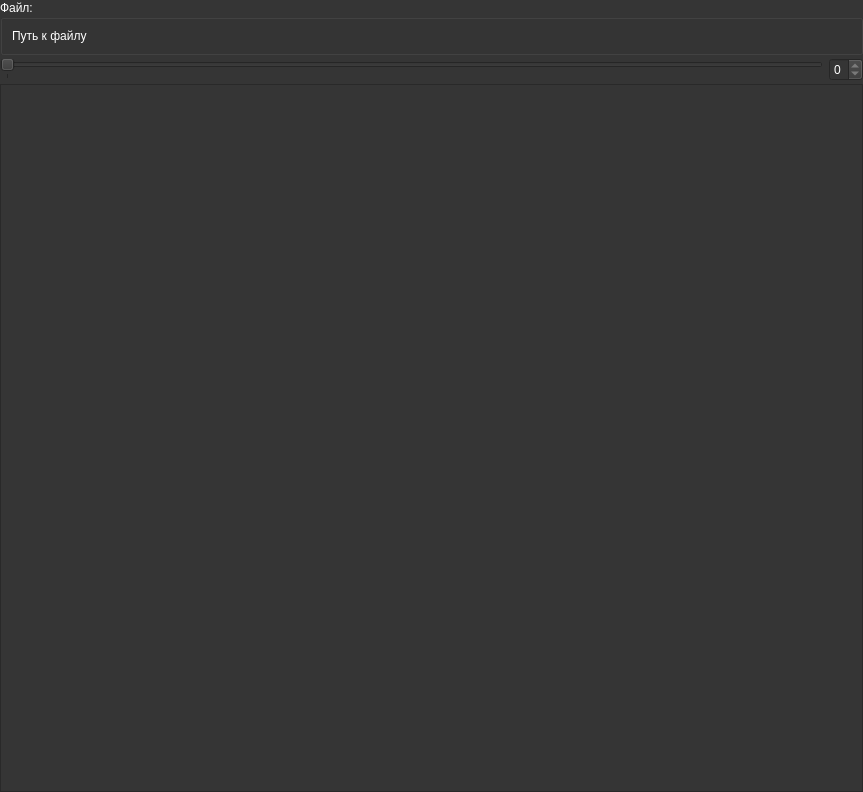
<?xml version="1.0" encoding="UTF-8"?>
<ui version="4.0">
 <class>SliceMetadata</class>
 <widget class="QWidget" name="SliceMetadata">
  <property name="geometry">
   <rect>
    <x>0</x>
    <y>0</y>
    <width>863</width>
    <height>792</height>
   </rect>
  </property>
  <property name="palette">
   <palette>
    <active>
     <colorrole role="WindowText">
      <brush brushstyle="SolidPattern">
       <color alpha="255">
        <red>255</red>
        <green>255</green>
        <blue>255</blue>
       </color>
      </brush>
     </colorrole>
     <colorrole role="Button">
      <brush brushstyle="SolidPattern">
       <color alpha="255">
        <red>53</red>
        <green>53</green>
        <blue>53</blue>
       </color>
      </brush>
     </colorrole>
     <colorrole role="Light">
      <brush brushstyle="SolidPattern">
       <color alpha="255">
        <red>53</red>
        <green>53</green>
        <blue>53</blue>
       </color>
      </brush>
     </colorrole>
     <colorrole role="Midlight">
      <brush brushstyle="SolidPattern">
       <color alpha="255">
        <red>53</red>
        <green>53</green>
        <blue>53</blue>
       </color>
      </brush>
     </colorrole>
     <colorrole role="Dark">
      <brush brushstyle="SolidPattern">
       <color alpha="255">
        <red>98</red>
        <green>98</green>
        <blue>98</blue>
       </color>
      </brush>
     </colorrole>
     <colorrole role="Mid">
      <brush brushstyle="SolidPattern">
       <color alpha="255">
        <red>154</red>
        <green>154</green>
        <blue>154</blue>
       </color>
      </brush>
     </colorrole>
     <colorrole role="Text">
      <brush brushstyle="SolidPattern">
       <color alpha="255">
        <red>255</red>
        <green>255</green>
        <blue>255</blue>
       </color>
      </brush>
     </colorrole>
     <colorrole role="BrightText">
      <brush brushstyle="SolidPattern">
       <color alpha="255">
        <red>255</red>
        <green>255</green>
        <blue>255</blue>
       </color>
      </brush>
     </colorrole>
     <colorrole role="ButtonText">
      <brush brushstyle="SolidPattern">
       <color alpha="255">
        <red>255</red>
        <green>255</green>
        <blue>255</blue>
       </color>
      </brush>
     </colorrole>
     <colorrole role="Base">
      <brush brushstyle="SolidPattern">
       <color alpha="255">
        <red>53</red>
        <green>53</green>
        <blue>53</blue>
       </color>
      </brush>
     </colorrole>
     <colorrole role="Window">
      <brush brushstyle="SolidPattern">
       <color alpha="255">
        <red>53</red>
        <green>53</green>
        <blue>53</blue>
       </color>
      </brush>
     </colorrole>
     <colorrole role="Shadow">
      <brush brushstyle="SolidPattern">
       <color alpha="255">
        <red>53</red>
        <green>53</green>
        <blue>53</blue>
       </color>
      </brush>
     </colorrole>
     <colorrole role="Highlight">
      <brush brushstyle="SolidPattern">
       <color alpha="255">
        <red>98</red>
        <green>98</green>
        <blue>98</blue>
       </color>
      </brush>
     </colorrole>
     <colorrole role="HighlightedText">
      <brush brushstyle="SolidPattern">
       <color alpha="255">
        <red>255</red>
        <green>255</green>
        <blue>255</blue>
       </color>
      </brush>
     </colorrole>
     <colorrole role="Link">
      <brush brushstyle="SolidPattern">
       <color alpha="255">
        <red>53</red>
        <green>53</green>
        <blue>53</blue>
       </color>
      </brush>
     </colorrole>
     <colorrole role="LinkVisited">
      <brush brushstyle="SolidPattern">
       <color alpha="255">
        <red>53</red>
        <green>53</green>
        <blue>53</blue>
       </color>
      </brush>
     </colorrole>
     <colorrole role="AlternateBase">
      <brush brushstyle="SolidPattern">
       <color alpha="255">
        <red>53</red>
        <green>53</green>
        <blue>53</blue>
       </color>
      </brush>
     </colorrole>
     <colorrole role="ToolTipBase">
      <brush brushstyle="SolidPattern">
       <color alpha="255">
        <red>255</red>
        <green>255</green>
        <blue>255</blue>
       </color>
      </brush>
     </colorrole>
     <colorrole role="ToolTipText">
      <brush brushstyle="SolidPattern">
       <color alpha="255">
        <red>255</red>
        <green>255</green>
        <blue>255</blue>
       </color>
      </brush>
     </colorrole>
     <colorrole role="PlaceholderText">
      <brush brushstyle="SolidPattern">
       <color alpha="128">
        <red>98</red>
        <green>98</green>
        <blue>98</blue>
       </color>
      </brush>
     </colorrole>
    </active>
    <inactive>
     <colorrole role="WindowText">
      <brush brushstyle="SolidPattern">
       <color alpha="255">
        <red>255</red>
        <green>255</green>
        <blue>255</blue>
       </color>
      </brush>
     </colorrole>
     <colorrole role="Button">
      <brush brushstyle="SolidPattern">
       <color alpha="255">
        <red>53</red>
        <green>53</green>
        <blue>53</blue>
       </color>
      </brush>
     </colorrole>
     <colorrole role="Light">
      <brush brushstyle="SolidPattern">
       <color alpha="255">
        <red>53</red>
        <green>53</green>
        <blue>53</blue>
       </color>
      </brush>
     </colorrole>
     <colorrole role="Midlight">
      <brush brushstyle="SolidPattern">
       <color alpha="255">
        <red>53</red>
        <green>53</green>
        <blue>53</blue>
       </color>
      </brush>
     </colorrole>
     <colorrole role="Dark">
      <brush brushstyle="SolidPattern">
       <color alpha="255">
        <red>98</red>
        <green>98</green>
        <blue>98</blue>
       </color>
      </brush>
     </colorrole>
     <colorrole role="Mid">
      <brush brushstyle="SolidPattern">
       <color alpha="255">
        <red>154</red>
        <green>154</green>
        <blue>154</blue>
       </color>
      </brush>
     </colorrole>
     <colorrole role="Text">
      <brush brushstyle="SolidPattern">
       <color alpha="255">
        <red>255</red>
        <green>255</green>
        <blue>255</blue>
       </color>
      </brush>
     </colorrole>
     <colorrole role="BrightText">
      <brush brushstyle="SolidPattern">
       <color alpha="255">
        <red>255</red>
        <green>255</green>
        <blue>255</blue>
       </color>
      </brush>
     </colorrole>
     <colorrole role="ButtonText">
      <brush brushstyle="SolidPattern">
       <color alpha="255">
        <red>255</red>
        <green>255</green>
        <blue>255</blue>
       </color>
      </brush>
     </colorrole>
     <colorrole role="Base">
      <brush brushstyle="SolidPattern">
       <color alpha="255">
        <red>53</red>
        <green>53</green>
        <blue>53</blue>
       </color>
      </brush>
     </colorrole>
     <colorrole role="Window">
      <brush brushstyle="SolidPattern">
       <color alpha="255">
        <red>53</red>
        <green>53</green>
        <blue>53</blue>
       </color>
      </brush>
     </colorrole>
     <colorrole role="Shadow">
      <brush brushstyle="SolidPattern">
       <color alpha="255">
        <red>53</red>
        <green>53</green>
        <blue>53</blue>
       </color>
      </brush>
     </colorrole>
     <colorrole role="Highlight">
      <brush brushstyle="SolidPattern">
       <color alpha="255">
        <red>98</red>
        <green>98</green>
        <blue>98</blue>
       </color>
      </brush>
     </colorrole>
     <colorrole role="HighlightedText">
      <brush brushstyle="SolidPattern">
       <color alpha="255">
        <red>255</red>
        <green>255</green>
        <blue>255</blue>
       </color>
      </brush>
     </colorrole>
     <colorrole role="Link">
      <brush brushstyle="SolidPattern">
       <color alpha="255">
        <red>53</red>
        <green>53</green>
        <blue>53</blue>
       </color>
      </brush>
     </colorrole>
     <colorrole role="LinkVisited">
      <brush brushstyle="SolidPattern">
       <color alpha="255">
        <red>53</red>
        <green>53</green>
        <blue>53</blue>
       </color>
      </brush>
     </colorrole>
     <colorrole role="AlternateBase">
      <brush brushstyle="SolidPattern">
       <color alpha="255">
        <red>53</red>
        <green>53</green>
        <blue>53</blue>
       </color>
      </brush>
     </colorrole>
     <colorrole role="ToolTipBase">
      <brush brushstyle="SolidPattern">
       <color alpha="255">
        <red>255</red>
        <green>255</green>
        <blue>255</blue>
       </color>
      </brush>
     </colorrole>
     <colorrole role="ToolTipText">
      <brush brushstyle="SolidPattern">
       <color alpha="255">
        <red>255</red>
        <green>255</green>
        <blue>255</blue>
       </color>
      </brush>
     </colorrole>
     <colorrole role="PlaceholderText">
      <brush brushstyle="SolidPattern">
       <color alpha="128">
        <red>98</red>
        <green>98</green>
        <blue>98</blue>
       </color>
      </brush>
     </colorrole>
    </inactive>
    <disabled>
     <colorrole role="WindowText">
      <brush brushstyle="SolidPattern">
       <color alpha="255">
        <red>255</red>
        <green>255</green>
        <blue>255</blue>
       </color>
      </brush>
     </colorrole>
     <colorrole role="Button">
      <brush brushstyle="SolidPattern">
       <color alpha="255">
        <red>53</red>
        <green>53</green>
        <blue>53</blue>
       </color>
      </brush>
     </colorrole>
     <colorrole role="Light">
      <brush brushstyle="SolidPattern">
       <color alpha="255">
        <red>53</red>
        <green>53</green>
        <blue>53</blue>
       </color>
      </brush>
     </colorrole>
     <colorrole role="Midlight">
      <brush brushstyle="SolidPattern">
       <color alpha="255">
        <red>53</red>
        <green>53</green>
        <blue>53</blue>
       </color>
      </brush>
     </colorrole>
     <colorrole role="Dark">
      <brush brushstyle="SolidPattern">
       <color alpha="255">
        <red>98</red>
        <green>98</green>
        <blue>98</blue>
       </color>
      </brush>
     </colorrole>
     <colorrole role="Mid">
      <brush brushstyle="SolidPattern">
       <color alpha="255">
        <red>154</red>
        <green>154</green>
        <blue>154</blue>
       </color>
      </brush>
     </colorrole>
     <colorrole role="Text">
      <brush brushstyle="SolidPattern">
       <color alpha="255">
        <red>255</red>
        <green>255</green>
        <blue>255</blue>
       </color>
      </brush>
     </colorrole>
     <colorrole role="BrightText">
      <brush brushstyle="SolidPattern">
       <color alpha="255">
        <red>255</red>
        <green>255</green>
        <blue>255</blue>
       </color>
      </brush>
     </colorrole>
     <colorrole role="ButtonText">
      <brush brushstyle="SolidPattern">
       <color alpha="255">
        <red>255</red>
        <green>255</green>
        <blue>255</blue>
       </color>
      </brush>
     </colorrole>
     <colorrole role="Base">
      <brush brushstyle="SolidPattern">
       <color alpha="255">
        <red>53</red>
        <green>53</green>
        <blue>53</blue>
       </color>
      </brush>
     </colorrole>
     <colorrole role="Window">
      <brush brushstyle="SolidPattern">
       <color alpha="255">
        <red>53</red>
        <green>53</green>
        <blue>53</blue>
       </color>
      </brush>
     </colorrole>
     <colorrole role="Shadow">
      <brush brushstyle="SolidPattern">
       <color alpha="255">
        <red>53</red>
        <green>53</green>
        <blue>53</blue>
       </color>
      </brush>
     </colorrole>
     <colorrole role="Highlight">
      <brush brushstyle="SolidPattern">
       <color alpha="255">
        <red>98</red>
        <green>98</green>
        <blue>98</blue>
       </color>
      </brush>
     </colorrole>
     <colorrole role="HighlightedText">
      <brush brushstyle="SolidPattern">
       <color alpha="255">
        <red>255</red>
        <green>255</green>
        <blue>255</blue>
       </color>
      </brush>
     </colorrole>
     <colorrole role="Link">
      <brush brushstyle="SolidPattern">
       <color alpha="255">
        <red>53</red>
        <green>53</green>
        <blue>53</blue>
       </color>
      </brush>
     </colorrole>
     <colorrole role="LinkVisited">
      <brush brushstyle="SolidPattern">
       <color alpha="255">
        <red>53</red>
        <green>53</green>
        <blue>53</blue>
       </color>
      </brush>
     </colorrole>
     <colorrole role="AlternateBase">
      <brush brushstyle="SolidPattern">
       <color alpha="255">
        <red>53</red>
        <green>53</green>
        <blue>53</blue>
       </color>
      </brush>
     </colorrole>
     <colorrole role="ToolTipBase">
      <brush brushstyle="SolidPattern">
       <color alpha="255">
        <red>255</red>
        <green>255</green>
        <blue>255</blue>
       </color>
      </brush>
     </colorrole>
     <colorrole role="ToolTipText">
      <brush brushstyle="SolidPattern">
       <color alpha="255">
        <red>255</red>
        <green>255</green>
        <blue>255</blue>
       </color>
      </brush>
     </colorrole>
     <colorrole role="PlaceholderText">
      <brush brushstyle="SolidPattern">
       <color alpha="128">
        <red>98</red>
        <green>98</green>
        <blue>98</blue>
       </color>
      </brush>
     </colorrole>
    </disabled>
   </palette>
  </property>
  <property name="windowTitle">
   <string>Form</string>
  </property>
  <layout class="QVBoxLayout" name="verticalLayout">
   <property name="spacing">
    <number>3</number>
   </property>
   <property name="leftMargin">
    <number>0</number>
   </property>
   <property name="topMargin">
    <number>0</number>
   </property>
   <property name="rightMargin">
    <number>0</number>
   </property>
   <property name="bottomMargin">
    <number>0</number>
   </property>
   <item>
    <widget class="QGroupBox" name="groupBox">
     <property name="title">
      <string>Файл:</string>
     </property>
     <layout class="QVBoxLayout" name="verticalLayout_3">
      <item>
       <widget class="QLabel" name="label">
        <property name="text">
         <string>Путь к файлу</string>
        </property>
       </widget>
      </item>
     </layout>
    </widget>
   </item>
   <item>
    <widget class="QWidget" name="widget_2" native="true">
     <property name="sizePolicy">
      <sizepolicy hsizetype="Preferred" vsizetype="Preferred">
       <horstretch>0</horstretch>
       <verstretch>0</verstretch>
      </sizepolicy>
     </property>
     <layout class="QHBoxLayout" name="horizontalLayout">
      <property name="leftMargin">
       <number>0</number>
      </property>
      <property name="topMargin">
       <number>0</number>
      </property>
      <property name="rightMargin">
       <number>0</number>
      </property>
      <property name="bottomMargin">
       <number>0</number>
      </property>
      <item>
       <widget class="QSlider" name="horizontalSlider">
        <property name="maximum">
         <number>0</number>
        </property>
        <property name="orientation">
         <enum>Qt::Horizontal</enum>
        </property>
        <property name="tickPosition">
         <enum>QSlider::TicksBelow</enum>
        </property>
       </widget>
      </item>
      <item>
       <widget class="QSpinBox" name="spinBox">
        <property name="maximum">
         <number>0</number>
        </property>
       </widget>
      </item>
     </layout>
    </widget>
   </item>
   <item>
    <widget class="QWidget" name="widget" native="true">
     <property name="sizePolicy">
      <sizepolicy hsizetype="Preferred" vsizetype="Expanding">
       <horstretch>0</horstretch>
       <verstretch>0</verstretch>
      </sizepolicy>
     </property>
     <layout class="QVBoxLayout" name="verticalLayout_2">
      <property name="spacing">
       <number>3</number>
      </property>
      <property name="leftMargin">
       <number>0</number>
      </property>
      <property name="topMargin">
       <number>0</number>
      </property>
      <property name="rightMargin">
       <number>0</number>
      </property>
      <property name="bottomMargin">
       <number>0</number>
      </property>
      <item>
       <widget class="QTableView" name="tableView"/>
      </item>
     </layout>
    </widget>
   </item>
  </layout>
 </widget>
 <resources/>
 <connections/>
</ui>
